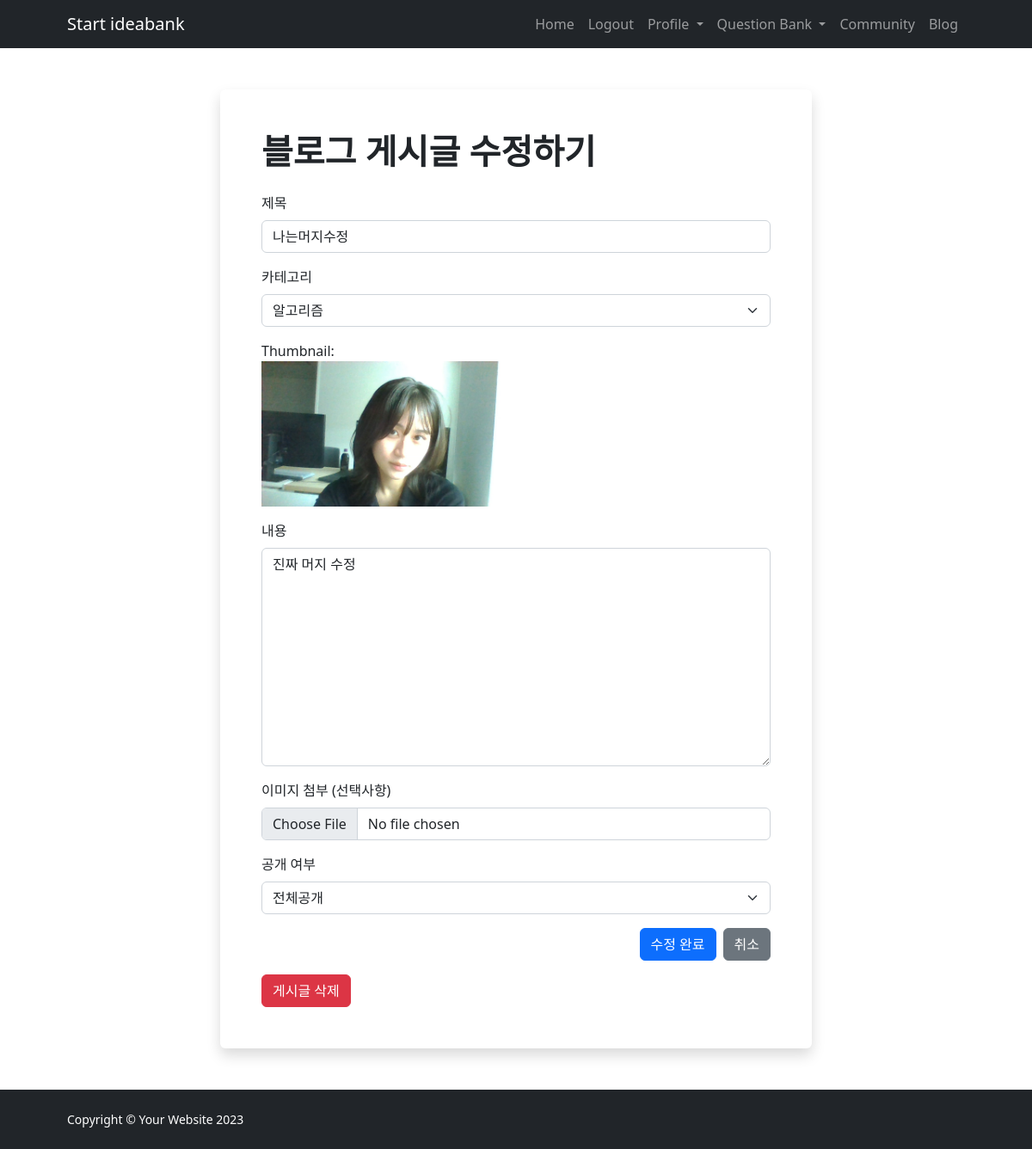
Screenshot of /blog/edit/4/ (signed in) with the database file from the repository.
### IBK_ossproject/models.py (models this page shows, shortened)
class BlogPost(models.Model):
    VISIBILITY_CHOICES = [
        ('public', '전체공개'),
        ('private', '나만 보기'),
    ]
    author = models.ForeignKey(User, on_delete=models.CASCADE)
    title = models.CharField(max_length=200)
    category = models.CharField(max_length=100)
    content = models.TextField()
    image = models.ImageField(upload_to='blog_images/', blank=True, null=True)
    created_at = models.DateTimeField(auto_now_add=True)
    visibility = models.CharField(max_length=10, choices=VISIBILITY_CHOICES, default='public')  # 공개 여부 추가
    contest_id = models.CharField(max_length=20, blank=True, null=True)
    index = models.CharField(max_length=10, blank=True, null=True)
    problem_name = models.CharField(max_length=200, blank=True, null=True)
    tags = models.CharField(max_length=200, blank=True, null=True)

### IBK_ossproject/views.py (the view)
# urls.py: path('blog/edit/<int:pk>/', views.blog_edit, name='blog_edit'),
@login_required
def blog_edit(request, pk):
    blog_post = get_object_or_404(BlogPost, pk=pk)
    if blog_post.author != request.user:
        messages.error(request, "You are not authorized to edit this blog post.")
        return redirect('blog_post')
    if request.method == 'POST':
        form = BlogPostForm(request.POST, request.FILES, instance=blog_post, user=request.user)
        if form.is_valid():
            form.save()
            messages.success(request, "Blog post updated successfully.")
            source = request.GET.get('source', 'blog')
            if source == 'user_problem':
                return redirect('user_problem')
            else:
                return redirect('blog_post')
    else:
        form = BlogPostForm(instance=blog_post, user=request.user)
    return render(request, 'blog_edit.html', {'form': form, 'blog_post': blog_post})

### IBK_ossproject/forms.py (shortened to what this page needs)
class BlogPostForm(forms.ModelForm):
    class Meta:
        model = BlogPost
        fields = ['title', 'category', 'content', 'image', 'visibility']
        widgets = {
            'content': forms.Textarea(attrs={'rows': 5}),
        }
    def __init__(self, *args, **kwargs):
        self.user = kwargs.pop('user', None)  # user를 kwargs에서 꺼내옵니다.
        super(BlogPostForm, self).__init__(*args, **kwargs)

### templates/blog_edit.html (shortened to what this page needs)
{% extends "base.html" %}
{% block content %}
<section class="py-5">
    <div class="container px-5">
        <div class="row justify-content-center">
            <div class="col-lg-8">
                <div class="card shadow border-0">
                    <div class="card-body p-5">
                        <h1 class="fw-bolder mb-4">블로그 게시글 수정하기</h1>
                        <form method="POST" action="" enctype="multipart/form-data">
                            <div class="mb-3">
                                <label for="title" class="form-label">제목</label>
                                <input type="text" class="form-control" id="title" name="title" value="{{ form.title.value }}" required>
                            </div>
                            <div class="mb-3">
                                <label for="category" class="form-label">카테고리</label>
                                <select class="form-select" id="category" name="category" required>
                                    <option value="알고리즘" {% if form.category.value == "알고리즘" %}selected{% endif %}>알고리즘</option>
                                </select>
                            </div>
                            <div class="mb-3">
                                {% if blog_post.image %}
                                    <div class="mb-3">
                                        <label>Thumbnail:</label><br>
                                        <img src="{{ blog_post.image.url }}" alt="Current Image" style="max-width: 300px;">
                                    </div>
                                {% endif %}
                                <label for="content" class="form-label">내용</label>
                                <textarea class="form-control" id="content" name="content" rows="10" required>{{ form.content.value }}</textarea>
                            </div>
                            <div class="mb-3">
                                <label for="image" class="form-label">이미지 첨부 (선택사항)</label>
                                <input type="file" class="form-control" id="image" name="image">
                            </div>
                            <div class="mb-3">
                                <label for="visibility" class="form-label">공개 여부</label>
                                <select class="form-select" id="visibility" name="visibility" required>
                                    <option value="public" {% if form.visibility.value == "public" %}selected{% endif %}>전체공개</option>
                                </select>
                            </div>
                            <div class="d-flex justify-content-end">
                                <button type="submit" class="btn btn-primary me-2">수정 완료</button>
                                <a href="{% url 'blog_post' %}" class="btn btn-secondary">취소</a>
                            </div>
                        </form>
                        <form method="POST" action="{% url 'blog_delete' blog_post.pk %}" class="mt-3">
                            <button type="submit" class="btn btn-danger">게시글 삭제</button>
                        </form>
                    </div>
                </div>
            </div>
        </div>
    </div>
</section>
{% endblock %}

### rows the page displays
BlogPost: title "나는머지수정", image (picture), content "진짜 머지 수정", visibility "전체공개"
